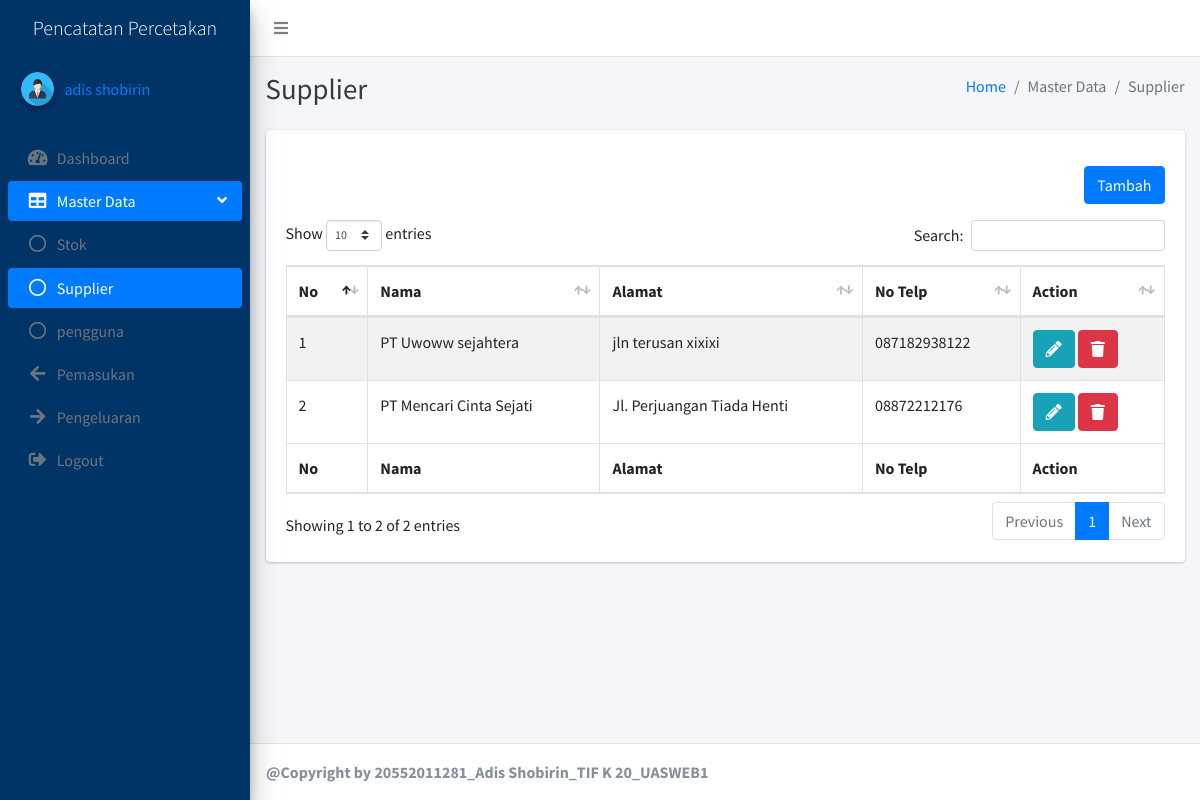
Screenshot of /pages/supplier/supplier.php (signed in) with the database file from the repository.
### tables this page shows
CREATE TABLE `pengguna` (
  `id` int(11) NOT NULL,
  `nama_lengkap` varchar(150) NOT NULL,
  `username` varchar(100) NOT NULL,
  `password` varchar(100) NOT NULL
);

CREATE TABLE `supplier` (
  `id` int(11) NOT NULL,
  `nama` varchar(150) NOT NULL,
  `alamat` text NOT NULL,
  `no_telp` varchar(30) NOT NULL
);

### pages/supplier/supplier.php (the view, shortened to what this page needs)
<?php
include('../../connectDB.php');
if ($_SESSION['session']) {
    $id = $_SESSION['session'];
    $sql = mysqli_query($connect, "SELECT * FROM pengguna WHERE id='$id'");
    $data = mysqli_fetch_assoc($sql);
}
?>
<!DOCTYPE html>
<html>
<head>
    <link rel="stylesheet" href="../../plugins/fontawesome-free/css/all.min.css">
    <link rel="stylesheet" href="https://code.ionicframework.com/ionicons/2.0.1/css/ionicons.min.css">
    <link rel="stylesheet" href="../../plugins/datatables-bs4/css/dataTables.bootstrap4.min.css">
    <link rel="stylesheet" href="../../plugins/datatables-responsive/css/responsive.bootstrap4.min.css">
    <link rel="stylesheet" href="../../plugins/tempusdominus-bootstrap-4/css/tempusdominus-bootstrap-4.min.css">
    <link rel="stylesheet" href="../../dist/css/adminlte.min.css">
</head>
<body class="hold-transition sidebar-mini layout-fixed">
    <div class="wrapper">
        <nav class="main-header navbar navbar-expand navbar-white navbar-light">
            <ul class="navbar-nav">
                <li class="nav-item">
                    <a class="nav-link" data-widget="pushmenu" href="#" role="button"><i class="fas fa-bars"></i></a>
                </li>
            </ul>
        </nav>
        <aside class="main-sidebar elevation-4" style="background-color: #003467;">
            <a href="../../index.php" class="brand-link text-center text-white">
                <span class="brand-text font-weight-light">Pencatatan Percetakan</span>
            </a>
            <div class="sidebar">
                <div class="user-panel mt-3 pb-3 mb-3 d-flex">
                    <div class="image">
                        <img src="../../dist/img/user.png" class="img-circle elevation-2" alt="User Image">
                    </div>
                    <div class="info">
                        <a href="../profile/profile.php" class="d-block">
                            <?php echo $data['nama_lengkap']; ?>
                        </a>
                    </div>
                </div>
                <nav class="mt-2">
                    <ul class="nav nav-pills nav-sidebar flex-column" data-widget="treeview" role="menu"
                        data-accordion="false">
                        <li class="nav-item">
                            <a href="../../index.php" class="nav-link">
                                <i class="nav-icon fas fa-tachometer-alt"></i>
                                <p>
                                    Dashboard
                                </p>
                            </a>
                        </li>
                        <li class="nav-item has-treeview menu-open">
                            <a href="#" class="nav-link active">
                                <i class="nav-icon fas fa-table"></i>
                                <p>
                                    Master Data
                                    <i class="fas fa-angle-left right"></i>
                                </p>
                            </a>
                            <ul class="nav nav-treeview">
                                <li class="nav-item">
                                    <a href="../stok/stok.php" class="nav-link">
                                        <i class="far fa-circle nav-icon"></i>
                                        <p>Stok</p>
                                    </a>
                                </li>
                                <li class="nav-item">
                                    <a href="supplier.php" class="nav-link active">
                                        <i class="far fa-circle nav-icon"></i>
                                        <p>Supplier</p>
                                    </a>
                                </li>
                                <li class="nav-item">
                                    <a href="../pengguna/pengguna.php" class="nav-link">
                                        <i class="far fa-circle nav-icon"></i>
                                        <p>pengguna</p>
                                    </a>
                                </li>
                            </ul>
                        </li>
                        <li class="nav-item">
                            <a href="../pemasukan/pemasukan.php" class="nav-link">
                                <i class="nav-icon fas fa-arrow-left"></i>
                                <p>
                                    Pemasukan
                                </p>
                            </a>
                        </li>
                        <li class="nav-item">
                            <a href="../pengeluaran/pengeluaran.php" class="nav-link">
                                <i class="nav-icon fas fa-arrow-right"></i>
                                <p>
                                    Pengeluaran
                                </p>
                            </a>
                        </li>
                        <li class="nav-item">
                            <a href="../login/logout.php" class="nav-link">
                                <i class="nav-icon fas fa-sign-out-alt"></i>
                                <p>
                                    Logout
                                </p>
                            </a>
                        </li>
                    </ul>
                </nav>
            </div>
        </aside>
        <div class="content-wrapper">
            <div class="content-header">
                <div class="container-fluid">
                    <div class="row mb-2">
                        <div class="col-sm-6">
                            <h1 class="m-0 text-dark">Supplier</h1>
                        </div>
                        <div class="col-sm-6">
                            <ol class="breadcrumb float-sm-right">
                                <li class="breadcrumb-item"><a href="#">Home</a></li>
                                <li class="breadcrumb-item active">Master Data</li>
                                <li class="breadcrumb-item active">Supplier</li>
                            </ol>
                        </div>
                    </div>
                </div>
            </div>
            <section class="content">
                <div class="container-fluid">
                    <div class="row">
                        <div class="col-12">
                            <div class="card">
                                <div class="card-body">
                                    <div class="my-3 w-100 d-flex justify-content-end">
                                        <a href="tambahSupplier.php" class="btn btn-primary">Tambah</a>
                                    </div>
                                    <table id="example1" class="table table-bordered table-striped">
                                        <thead>
                                            <tr>
                                                <th>No</th>
                                                <th>Nama</th>
                                                <th>Alamat</th>
                                                <th>No Telp</th>
                                                <th>Action</th>
                                            </tr>
                                        </thead>
                                        <tbody>
                                            <?php
                                            $no = 1;
                                            $sql = mysqli_query($connect, "SELECT * FROM supplier");
                                            while ($data = mysqli_fetch_assoc($sql)) {
                                                ?>
                                                <tr>
                                                    <td>
                                                        <?php echo $no++ ?>
                                                    </td>
                                                    <td>
                                                        <?php echo $data['nama'] ?>
                                                    </td>
                                                    <td>
                                                        <?php echo $data['alamat'] ?>
                                                    </td>
                                                    <td>
                                                        <?php echo $data['no_telp'] ?>
                                                    </td>
                                                    <td>
                                                        <a href="editSupplier.php?id=<?php echo $data['id'] ?>"
                                                            class="btn btn-info">
                                                            <i class="fas fa-pencil-alt"></i>
                                                        </a>
                                                        <a href="hapusSupplier.php?id=<?php echo $data['id'] ?>"
                                                            class="btn btn-danger">
                                                            <i class="fas fa-trash"></i>
                                                        </a>
                                                    </td>
                                                </tr>
                                                <?php
                                            }
                                            ?>
                                        </tbody>
                                        <tfoot>
                                            <tr>
                                                <th>No</th>
                                                <th>Nama</th>
                                                <th>Alamat</th>
                                                <th>No Telp</th>
                                                <th>Action</th>
                                            </tr>
                                        </tfoot>
                                    </table>
                                </div>
                            </div>
                        </div>
                    </div>
                </div>
            </section>
        </div>
        <footer class="main-footer">
                  <strong>@Copyright by 20552011281_Adis Shobirin_TIF K 20_UASWEB1</strong>
        </footer>
    </div>
</body>
</html>

### rows the page displays
pengguna: nama_lengkap "adis shobirin"
supplier: nama "PT Uwoww sejahtera", alamat "jln terusan xixixi", no_telp "087182938122"
supplier: nama "PT Mencari Cinta Sejati", alamat "Jl. Perjuangan Tiada Henti", no_telp "08872212176"
